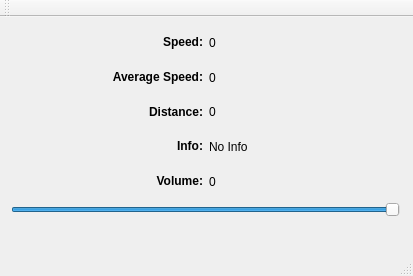
<?xml version="1.0" encoding="UTF-8"?>
<ui version="4.0">
 <class>MainWindow</class>
 <widget class="QMainWindow" name="MainWindow">
  <property name="geometry">
   <rect>
    <x>0</x>
    <y>0</y>
    <width>413</width>
    <height>276</height>
   </rect>
  </property>
  <property name="windowTitle">
   <string>MainWindow</string>
  </property>
  <widget class="QWidget" name="centralWidget">
   <widget class="QWidget" name="">
    <property name="geometry">
     <rect>
      <x>0</x>
      <y>0</y>
      <width>411</width>
      <height>211</height>
     </rect>
    </property>
    <layout class="QVBoxLayout" name="verticalLayout_3">
     <item>
      <layout class="QHBoxLayout" name="horizontalLayout">
       <item>
        <layout class="QVBoxLayout" name="verticalLayout">
         <item>
          <widget class="QLabel" name="speedLableText">
           <property name="text">
            <string>&lt;html&gt;&lt;head/&gt;&lt;body&gt;&lt;p&gt;&lt;span style=&quot; font-weight:600;&quot;&gt;Speed:&lt;/span&gt;&lt;/p&gt;&lt;/body&gt;&lt;/html&gt;</string>
           </property>
           <property name="alignment">
            <set>Qt::AlignRight|Qt::AlignTrailing|Qt::AlignVCenter</set>
           </property>
          </widget>
         </item>
         <item>
          <widget class="QLabel" name="averageSpeedLableText">
           <property name="text">
            <string>&lt;html&gt;&lt;head/&gt;&lt;body&gt;&lt;p&gt;&lt;span style=&quot; font-weight:600;&quot;&gt;Average Speed:&lt;/span&gt;&lt;/p&gt;&lt;/body&gt;&lt;/html&gt;</string>
           </property>
           <property name="alignment">
            <set>Qt::AlignRight|Qt::AlignTrailing|Qt::AlignVCenter</set>
           </property>
          </widget>
         </item>
         <item>
          <widget class="QLabel" name="distanceLableText">
           <property name="text">
            <string>&lt;html&gt;&lt;head/&gt;&lt;body&gt;&lt;p&gt;&lt;span style=&quot; font-weight:600;&quot;&gt;Distance:&lt;/span&gt;&lt;/p&gt;&lt;/body&gt;&lt;/html&gt;</string>
           </property>
           <property name="alignment">
            <set>Qt::AlignRight|Qt::AlignTrailing|Qt::AlignVCenter</set>
           </property>
          </widget>
         </item>
         <item>
          <widget class="QLabel" name="infoLableText">
           <property name="text">
            <string>&lt;html&gt;&lt;head/&gt;&lt;body&gt;&lt;p&gt;&lt;span style=&quot; font-weight:600;&quot;&gt;Info:&lt;/span&gt;&lt;/p&gt;&lt;/body&gt;&lt;/html&gt;</string>
           </property>
           <property name="alignment">
            <set>Qt::AlignRight|Qt::AlignTrailing|Qt::AlignVCenter</set>
           </property>
          </widget>
         </item>
         <item>
          <widget class="QLabel" name="volumeLableText">
           <property name="text">
            <string>&lt;html&gt;&lt;head/&gt;&lt;body&gt;&lt;p&gt;&lt;span style=&quot; font-weight:600;&quot;&gt;Volume:&lt;/span&gt;&lt;/p&gt;&lt;/body&gt;&lt;/html&gt;</string>
           </property>
           <property name="alignment">
            <set>Qt::AlignRight|Qt::AlignTrailing|Qt::AlignVCenter</set>
           </property>
          </widget>
         </item>
        </layout>
       </item>
       <item>
        <layout class="QVBoxLayout" name="verticalLayout_2">
         <item>
          <widget class="QLabel" name="speedLable">
           <property name="text">
            <string>0</string>
           </property>
          </widget>
         </item>
         <item>
          <widget class="QLabel" name="averageSpeedLable">
           <property name="text">
            <string>0</string>
           </property>
          </widget>
         </item>
         <item>
          <widget class="QLabel" name="distanceLable">
           <property name="text">
            <string>0</string>
           </property>
          </widget>
         </item>
         <item>
          <widget class="QLabel" name="infoLable">
           <property name="text">
            <string>No Info</string>
           </property>
          </widget>
         </item>
         <item>
          <widget class="QLabel" name="volumeLable">
           <property name="text">
            <string>0</string>
           </property>
          </widget>
         </item>
        </layout>
       </item>
      </layout>
     </item>
     <item>
      <widget class="QSlider" name="horizontalSlider">
       <property name="maximum">
        <number>100</number>
       </property>
       <property name="sliderPosition">
        <number>100</number>
       </property>
       <property name="orientation">
        <enum>Qt::Horizontal</enum>
       </property>
      </widget>
     </item>
    </layout>
   </widget>
  </widget>
  <widget class="QMenuBar" name="menuBar">
   <property name="geometry">
    <rect>
     <x>0</x>
     <y>0</y>
     <width>413</width>
     <height>22</height>
    </rect>
   </property>
  </widget>
  <widget class="QToolBar" name="mainToolBar">
   <attribute name="toolBarArea">
    <enum>TopToolBarArea</enum>
   </attribute>
   <attribute name="toolBarBreak">
    <bool>false</bool>
   </attribute>
  </widget>
  <widget class="QStatusBar" name="statusBar"/>
 </widget>
 <layoutdefault spacing="6" margin="11"/>
 <resources/>
 <connections/>
</ui>
